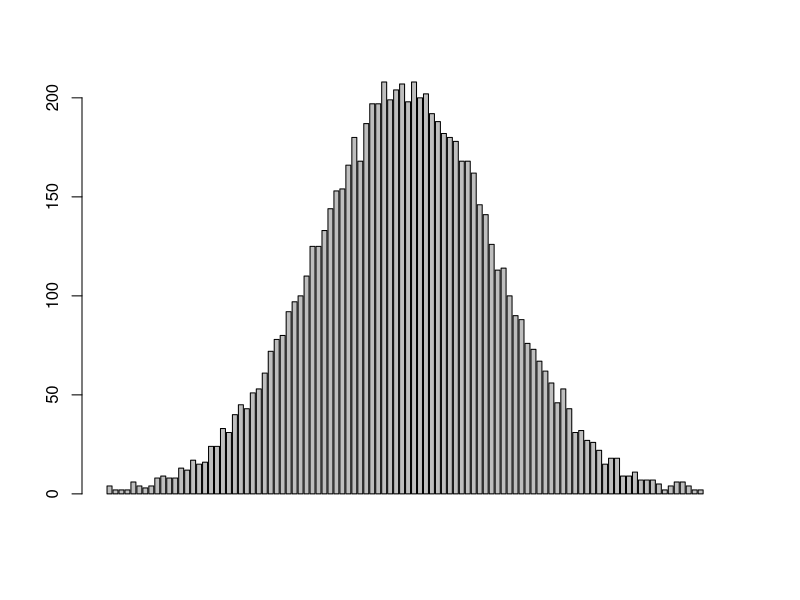

Generate this figure with R:
f<-function(x)
{
	return (exp(-x*x/2)*(1/(2*pi))^(1/2));
}
g<-function(x)
{
	return (exp(-abs(x))/2);
}
h<-function(x)
{
	if(x>=0.5)
		return (-log(2*(1-x)))
	else
		return (log(2*x))
}
c<-sqrt(2*exp(1)/pi);
m<-2^13;
a<-113;
b<-83;
x<-4;
y<-91;
count<-0.0;
sum<-0.0;
sqsum<-0.0;
freq<-array(0,100);
for(i in 1:10000)
{
	x<-(a*x+b)%%m;
	u<-as.double(x)/m;
	y<-(a*y+b+80)%%m;
	v<-as.double(y)/m;
	Y<-h(v);
	if(c*g(Y)*u<=f(Y))
	{
		if(v>=0.00001)
		{
			count<-count+1;
			sum<-sum+Y;
			freq[Y*15+51]<-freq[Y*15+51]+1;
		}
	}
}
mean<-sum/10000;
for(i in 1:100)
	sqsum<-sqsum+freq[i]*(mean-(as.double(i-51)/15))^2;
var<-sqsum/10000;
cat("Mean : ",mean,"\n");
cat("Standard Deviation : ",sqrt(var),"\n");
cat("Observed Acceptance probability : ",(count/10000),"\n");
cat("Theoritical Acceptance probability : ",(1/c),"\n");
png("plot1.png")
barplot(freq);
dev.off()